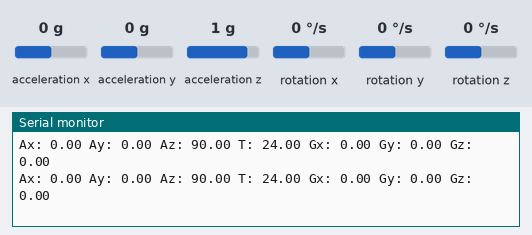
The sketch below on a simulated ESP32. On the bench: the last lines printed to the serial monitor. Wiring (inferred from the names in the program): MPU-6050 motion sensor at I2C address 0x68. The test bench sets the inputs (shaded band); at power-on: acceleration x 0 g, acceleration y 0 g, acceleration z 1 g, rotation x 0 °/s, rotation y 0 °/s, rotation z 0 °/s. WiFi joins after 1.5 s; servers stay silent unless stated.

Above: at 3.8 s.
3.9 s: acceleration x set to -1.4 g
At 5.1 s:
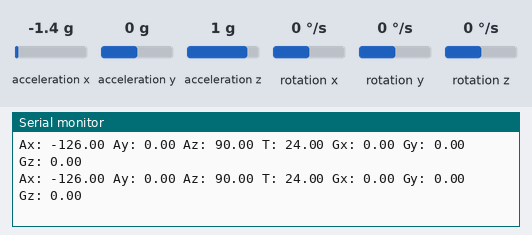
5.4 s: acceleration y set to -1.4 g
At 6.6 s:
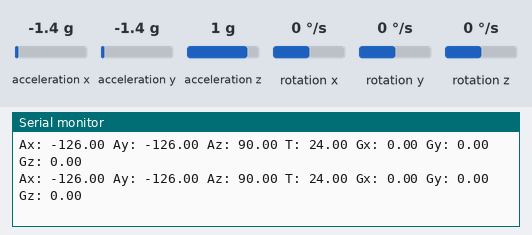
6.9 s: acceleration z set to -1.4 g
At 8.1 s:
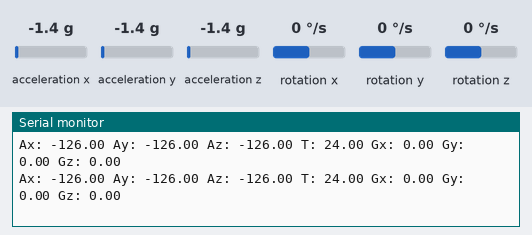
8.4 s: rotation x set to -192 °/s
At 9.6 s:
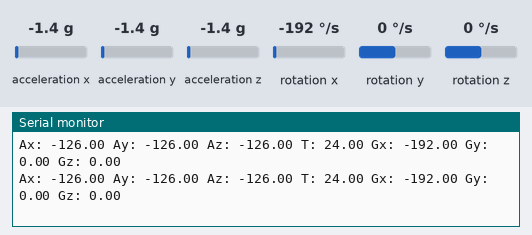
9.9 s: rotation y set to -192 °/s
At 11.1 s:
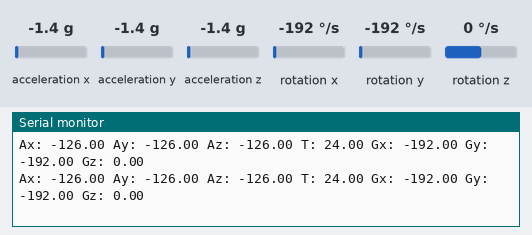

The sketch:

json_final.ino
```cpp
#include <WiFi.h>
#include <HTTPClient.h>
#include <ArduinoJson.h>
#include <Wire.h>

HTTPClient http;

String ver="v2";

String man;

const char *username = "12345689";
String postMessage;
int i;
int httpResponseCode=0;
int count=0;

const char* ssid = "OnePlus 7T";
const char* password =  "rnnt3478";

// MPU6050 Slave Device Address
const uint8_t MPU6050SlaveAddress = 0x68;

// Select SDA and SCL pins for I2C communication
const uint8_t scl = 22;
const uint8_t sda = 21;

// sensitivity scale factor respective to full scale setting provided in datasheet
const uint16_t AccelScaleFactor = 16384;
const uint16_t GyroScaleFactor = 131;

// MPU6050 few configuration register addresses
const uint8_t MPU6050_REGISTER_SMPLRT_DIV   =  0x19;
const uint8_t MPU6050_REGISTER_USER_CTRL    =  0x6A;
const uint8_t MPU6050_REGISTER_PWR_MGMT_1   =  0x6B;
const uint8_t MPU6050_REGISTER_PWR_MGMT_2   =  0x6C;
const uint8_t MPU6050_REGISTER_CONFIG       =  0x1A;
const uint8_t MPU6050_REGISTER_GYRO_CONFIG  =  0x1B;
const uint8_t MPU6050_REGISTER_ACCEL_CONFIG =  0x1C;
const uint8_t MPU6050_REGISTER_FIFO_EN      =  0x23;
const uint8_t MPU6050_REGISTER_INT_ENABLE   =  0x38;
const uint8_t MPU6050_REGISTER_ACCEL_XOUT_H =  0x3B;
const uint8_t MPU6050_REGISTER_SIGNAL_PATH_RESET  = 0x68;

int16_t AccelX, AccelY, AccelZ, Temperature, GyroX, GyroY, GyroZ;

void setup() {

  Serial.begin(115200);
  Wire.begin(sda, scl);
  MPU6050_Init();
  delay(1000);

  WiFi.begin(ssid, password);


  while (WiFi.status() != WL_CONNECTED) { //Check for the connection
    Serial.println("Connecting to WiFi..");
  }

  Serial.println("Connected to the WiFi network");
}

void loop() {

 if(WiFi.status()== WL_CONNECTED){
    StaticJsonBuffer<5000> jsonBuffer;
    JsonObject& root = jsonBuffer.createObject();
    for(i=0;i<100;i++){
    double Ax, Ay, Az, T, Gx, Gy, Gz;

    Read_RawValue(MPU6050SlaveAddress, MPU6050_REGISTER_ACCEL_XOUT_H);

  //divide each with their sensitivity scale factor
    Ax = (double)AccelX/AccelScaleFactor;
    Ay = (double)AccelY/AccelScaleFactor;
    Az = (double)AccelZ/AccelScaleFactor;
    T = (double)Temperature/340+36.53; //temperature formula
    Gx = (double)GyroX/GyroScaleFactor;
    Gy = (double)GyroY/GyroScaleFactor;
    Gz = (double)GyroZ/GyroScaleFactor;

    Serial.print("Ax: "); Serial.print(Ax*90);
    Serial.print(" Ay: "); Serial.print(Ay*90);
    Serial.print(" Az: "); Serial.print(Az*90);
    Serial.print(" T: "); Serial.print(T);
    Serial.print(" Gx: "); Serial.print(Gx);
    Serial.print(" Gy: "); Serial.print(Gy);
    Serial.print(" Gz: "); Serial.println(Gz);

    String k=",";

    man=String(Ax*90)+k+String(Ay*90)+k+String(Az*90);

    root[String(i)] = man;
    delay(500);
    }
    root.printTo(Serial);
    root.printTo(postMessage);


    http.begin("http://192.168.43.34:8000/");
    http.addHeader("Content-Type", "application/json");

    httpResponseCode = http.POST(postMessage);

    if(httpResponseCode>0){

    String response = http.getString();                       //Get the response to the request

    Serial.println(httpResponseCode);   //Print return code
    Serial.println(response);
    http.end();  //Free resources
    ESP.restart();
   }else{

    Serial.print("Error on sending POST: ");
    Serial.println(httpResponseCode);
    http.end();  //Free resources

   }


   delay(3000);

 }else{

    Serial.println("Error in WiFi connection");

 }
  delay(10000);  //Send a request every 10 seconds

}

void I2C_Write(uint8_t deviceAddress, uint8_t regAddress, uint8_t data){
  Wire.beginTransmission(deviceAddress);
  Wire.write(regAddress);
  Wire.write(data);
  Wire.endTransmission();
}

void Read_RawValue(uint8_t deviceAddress, uint8_t regAddress){
  Wire.beginTransmission(deviceAddress);
  Wire.write(regAddress);
  Wire.endTransmission();
  Wire.requestFrom(deviceAddress, (uint8_t)14);
  AccelX = (((int16_t)Wire.read()<<8) | Wire.read());
  AccelY = (((int16_t)Wire.read()<<8) | Wire.read());
  AccelZ = (((int16_t)Wire.read()<<8) | Wire.read());
  Temperature = (((int16_t)Wire.read()<<8) | Wire.read());
  GyroX = (((int16_t)Wire.read()<<8) | Wire.read());
  GyroY = (((int16_t)Wire.read()<<8) | Wire.read());
  GyroZ = (((int16_t)Wire.read()<<8) | Wire.read());
}

void MPU6050_Init(){
  delay(150);
  I2C_Write(MPU6050SlaveAddress, MPU6050_REGISTER_SMPLRT_DIV, 0x07);
  I2C_Write(MPU6050SlaveAddress, MPU6050_REGISTER_PWR_MGMT_1, 0x01);
  I2C_Write(MPU6050SlaveAddress, MPU6050_REGISTER_PWR_MGMT_2, 0x00);
  I2C_Write(MPU6050SlaveAddress, MPU6050_REGISTER_CONFIG, 0x00);
  I2C_Write(MPU6050SlaveAddress, MPU6050_REGISTER_GYRO_CONFIG, 0x00);//set +/-250 degree/second full scale
  I2C_Write(MPU6050SlaveAddress, MPU6050_REGISTER_ACCEL_CONFIG, 0x00);// set +/- 2g full scale
  I2C_Write(MPU6050SlaveAddress, MPU6050_REGISTER_FIFO_EN, 0x00);
  I2C_Write(MPU6050SlaveAddress, MPU6050_REGISTER_INT_ENABLE, 0x01);
  I2C_Write(MPU6050SlaveAddress, MPU6050_REGISTER_SIGNAL_PATH_RESET, 0x00);
  I2C_Write(MPU6050SlaveAddress, MPU6050_REGISTER_USER_CTRL, 0x00);
}
```

Measured:
- after the input at 3.9 s, the serial monitor: prints a new line after 0.27 s (image 1)
- after the input at 5.4 s, the serial monitor: prints a new line after 0.27 s (image 2)
- after the input at 6.9 s, the serial monitor: prints a new line after 0.28 s (image 3)
- after the input at 8.4 s, the serial monitor: prints a new line after 0.29 s (image 4)
- after the input at 9.9 s, the serial monitor: prints a new line after 0.29 s (image 5)
